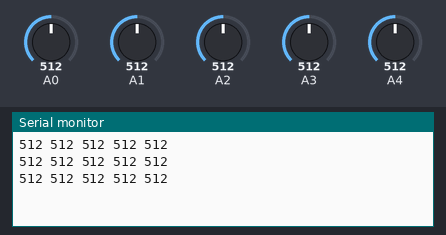
The sketch below on a simulated Arduino Uno, built with avr-gcc and run on an emulated ATmega328P. On the bench: the last lines printed to the serial monitor. The test bench sets the inputs (shaded band); at power-on: A0 = 512, A1 = 512, A2 = 512, A3 = 512, A4 = 512.

Above: at 1.3 s.
1.4 s: A0 set to 716
At 1.9 s:
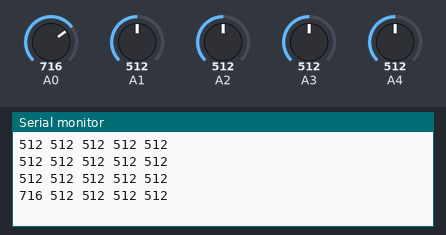
2.9 s: A1 set to 716
At 3.4 s:
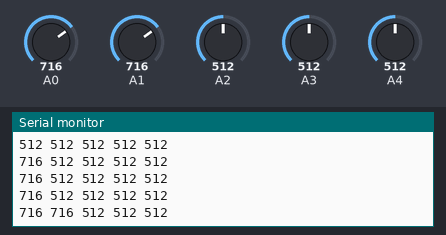
4.4 s: A2 set to 716
At 4.9 s:
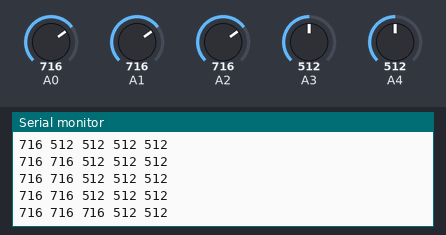
5.9 s: A3 set to 716
At 6.4 s:
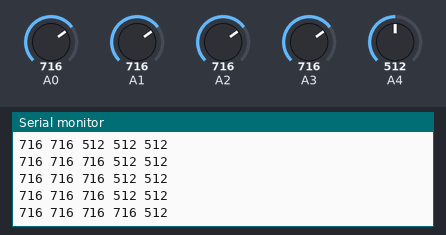
7.4 s: A4 set to 716
At 7.9 s:
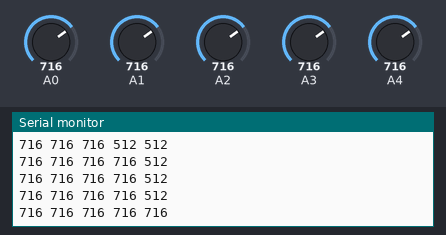
8.9 s: A0 set to 992
At 9.4 s:
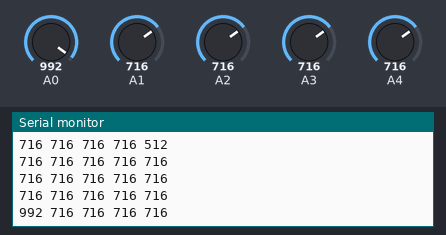
Timing chart, 0 to 11.4 s (numbered marks = the images above; inputs shaded):
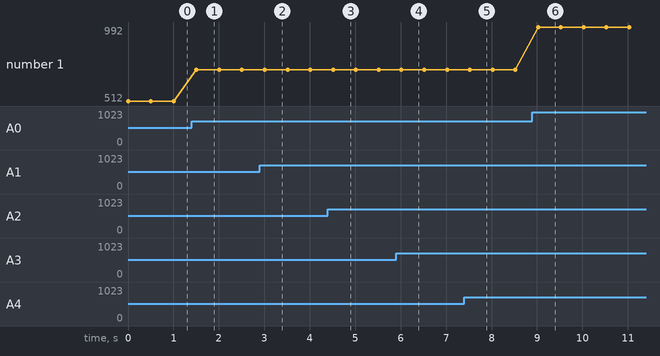

The sketch:

hall_multiple_array.ino
```cpp
// variable to hold read result
long h0=0,h1=0,h2=0,h3=0,h4=0;

/// Vector of variables
// array of pointers to the read variables
long* hArrayPt[] = {&h0,&h1,&h2,&h3,&h4};
// calculating size of array
unsigned int const hArraySize = sizeof(hArrayPt)/sizeof(*hArrayPt);
// calculating end address for looping
// pointer points to first element in array
//long** hArrayEnd = &hArrayPt[hArraySize-1];
// array of values that will hold the dereferenced values
long hArrayData[hArraySize] = {0};

/// Grid of variables
// arranging the same pointers into a 2x2 array
long* hGrid[2][2] = {{&h0,&h1},{&h2,&h3}};
// store the size of the array
unsigned int const hGridRows = sizeof(hGrid)/sizeof(*hGrid);
unsigned int const hGridCols = sizeof(hGrid[0])/sizeof(*hGrid[0]);
// calculate end address for safe looping
//long** hGridEnd = &hGrid[hGridRows-1][hGridCols-1];
// grid of actual values that will be written
long hGridData[hGridRows][hGridCols] = {0};

//// print functions
/// print 1D vector
// print pointer array
template<size_t sz>
void printVector(long *(&arr)[sz]);
template<size_t sz>
void printVector(long (&arr)[sz]);

// print 2D grid of uniform size
// templates are used allow any sized 2d uniform array
template<size_t rows,size_t cols>
void printGrid(long *(&arr)[rows][cols]);
// data array
template<size_t rows,size_t cols>
void printGrid(long (&arr)[rows][cols]);

void setup() {
  // put your setup code here, to run once:
  Serial.begin(9600);
  pinMode(A0,INPUT);
  pinMode(A1,INPUT);
  pinMode(A2,INPUT);
  pinMode(A3,INPUT);
  pinMode(A4,INPUT);

  /*
  char gridSizeStr[20];
  sprintf(gridSizeStr,"Vector size: %d",hArraySize);
  Serial.println(gridSizeStr);
  sprintf(gridSizeStr,"Array size (rxc): %d x %d",hGridRows,hGridCols);
  Serial.println(gridSizeStr);

  sprintf(gridSizeStr,"Data vector size: %d",sizeof(hArrayData)/sizeof(*hArrayData));
  Serial.println(gridSizeStr);
  sprintf(gridSizeStr,"Data Array: %d x %d",sizeof(hGridData)/sizeof(*hGridData),sizeof(hGridData[0])/sizeof(*hGridData[0]));
  Serial.println(gridSizeStr);
  Serial.println();
  Serial.println("h0,h1,h2,h3,h4    ");
  */
  Serial.flush();
  //exit(0);
}

void loop() {
  // read in and update variables
  h0 = analogRead(A0);
  h1 = analogRead(A1);
  h2 = analogRead(A2);
  h3 = analogRead(A3);
  h4 = analogRead(A4);

  // update arrays
  for(unsigned int i = 0;i<hArraySize;++i)
  {
    // dereference pointer array to
    hArrayData[i] = *hArrayPt[i];
  }
  printVector(hArrayData);

  /*
  for(unsigned int r=0;r<hGridRows;++r)
  {
    for(unsigned int c=0;c<hGridCols;++c)
    {
      hGridData[r][c] = *hGrid[r][c];
    }
  }
  printGrid(hGridData);*/
  //Serial.flush();
  delay(500);
}

// print pointer array
template<size_t sz>
void printVector(long *(&arr)[sz])
{
  for(size_t i=0;i<sizeof(arr)/sizeof(*arr);++i)
  {
    Serial.print(*arr[i]);
    Serial.print(" ");
  }
  Serial.println();
}

// print data array
template<size_t sz>
void printVector(long (&arr)[sz])
{
  for(size_t i=0;i<sz;++i)
  {
    Serial.print(arr[i]);
    Serial.print(" ");
  }
  //delay(1000);
  Serial.println();
}

template<size_t rows,size_t cols>
void printGrid(long *(&arr)[rows][cols])
{
  /// iterate over array using printVector to print rows
  // assuming 2D, uniform
  Serial.println("Grid pt");
  for(size_t r=0;r<rows;++r)
  {
    for(size_t c=0;c<cols;++c)
    {
      Serial.print(*arr[r][c]);
      Serial.print(" ");
    }
    Serial.println();
  }
  Serial.println();
}

template<size_t rows,size_t cols>
void printGrid(long (&arr)[rows][cols])
{
  /// iterate over array using printVector to print rows
  // assuming 2D, uniform
  for(size_t r=0;r<rows;++r)
  {
    for(size_t c=0;c<cols;++c)
    {
      Serial.print(arr[r][c]);
      Serial.print(" ");
    }
    Serial.println();
  }
  Serial.println();
}
```

Measured:
- after the input at 1.4 s, the serial monitor: prints a new line after 0.11 s (image 1)
- after the input at 2.9 s, the serial monitor: prints a new line after 0.11 s (image 2)
- after the input at 4.4 s, the serial monitor: prints a new line after 0.11 s (image 3)
- after the input at 5.9 s, the serial monitor: prints a new line after 0.12 s (image 4)
- after the input at 7.4 s, the serial monitor: prints a new line after 0.12 s (image 5)
- after the input at 8.9 s, the serial monitor: prints a new line after 0.13 s (image 6)
- plotted number 1: 512 → 716 after the input at 1.4 s, 716 → 992 after the input at 8.9 s
